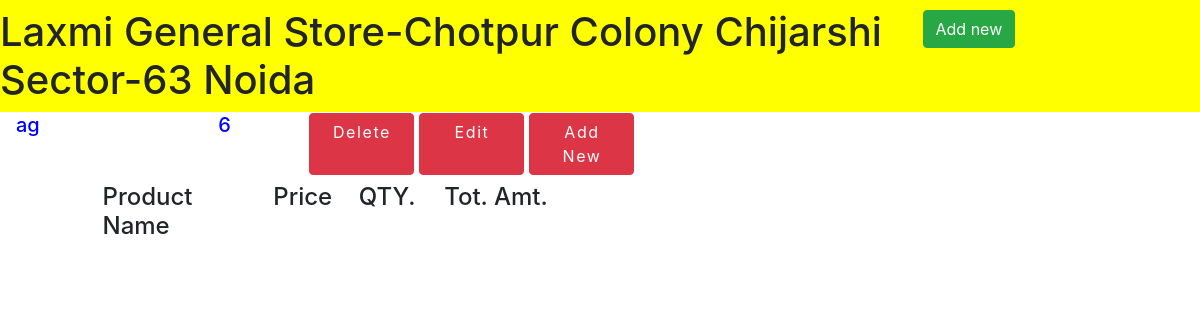
/details/g, run on the app's committed database.
### KhataApp/models.py (models this page shows, shortened)
class new_customer(models.Model):
    first_name=models.CharField(max_length=50)
    last_name=models.CharField(max_length=50)
    phone_number=models.IntegerField()
    email_id=models.CharField(max_length=50)

### KhataApp/views.py (the view)
# urls.py: path('details/<str:email>',views.details,name="index"),
def details(request,email):
    data=Product_details.objects.filter(email_id=email)
    data2=new_customer.objects.filter(email_id=email)
    datas={"params1":data,"params2":data2}
    print(data)
    return render(request, "customer_details.html",datas)

### KhataApp/templates/customer_details.html (shortened to what this page needs)
{% extends "basic.html" %}
{% block block_body %}
{% for i in params2|slice:"0:"%}
<div id="t" class="row">
    <div class="col-sm-2 col-md-2 col-lg-2 col-xs-2 h5">{{i.first_name}}{{i.last_name}}</div>
    <div class="col-sm-1 col-md-1 col-lg-1 col-xs-1 h5">{{i.phone_number}}</div>
    <div id="in_line" class="btn btn-btn-sm btn-danger">Delete</div>
    <div id="in_line" class="btn btn-btn-sm btn-danger">Edit</div>
    <div id="in_line" class="btn btn-btn-sm btn-danger">Add New</div>
</div>
{% endfor %}
<div class="row">
    <div class="col-sm-1 col-md-1 col-lg-1 col-xs-1"></div>
    <div class="col-sm-10 col-md-10 col-lg-10 col-xs-10 pt-2">
        <div class="row">
            <div class="col-sm-2 col-md-2 col-lg-2 col-xs-2 h4">Product Name</div>
            <div class="col-sm-1 col-md-1 col-lg-1 col-xs-1 h4">Price</div>
            <div class="col-sm-1 col-md-1 col-lg-1 col-xs-1 h4">QTY.</div>
            <div class="col-sm-2 col-md-2 col-lg-2 col-xs-2 h4">Tot. Amt.</div>
        </div>
    </div>
</div>
{% endblock %}

### data on the page
new_customer: first_name "a", last_name "g", phone_number "6"
